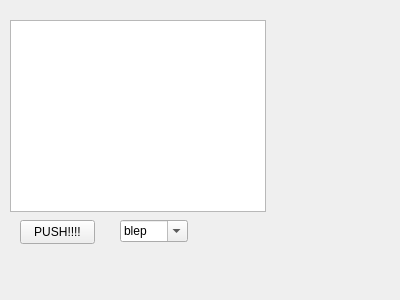
<?xml version="1.0" encoding="UTF-8"?>
<ui version="4.0">
 <class>idk</class>
 <widget class="QWidget" name="idk">
  <property name="geometry">
   <rect>
    <x>0</x>
    <y>0</y>
    <width>400</width>
    <height>300</height>
   </rect>
  </property>
  <property name="windowTitle">
   <string>idk</string>
  </property>
  <widget class="QPushButton" name="pushPUSH">
   <property name="geometry">
    <rect>
     <x>20</x>
     <y>220</y>
     <width>75</width>
     <height>24</height>
    </rect>
   </property>
   <property name="text">
    <string>PUSH!!!!</string>
   </property>
  </widget>
  <widget class="QTableView" name="tableVIEW">
   <property name="geometry">
    <rect>
     <x>10</x>
     <y>20</y>
     <width>256</width>
     <height>192</height>
    </rect>
   </property>
   <property name="autoFillBackground">
    <bool>true</bool>
   </property>
   <property name="sortingEnabled">
    <bool>false</bool>
   </property>
  </widget>
  <widget class="QComboBox" name="comboBox">
   <property name="geometry">
    <rect>
     <x>120</x>
     <y>220</y>
     <width>68</width>
     <height>22</height>
    </rect>
   </property>
   <property name="editable">
    <bool>true</bool>
   </property>
   <property name="currentText">
    <string>blep</string>
   </property>
  </widget>
 </widget>
 <resources/>
 <connections/>
</ui>
